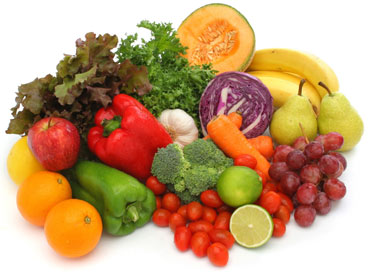
#> input picture data/fruits.jpg, 370 x 279 px
$ jupyter execute --allow-errors main.ipynb   (shell and % lines are left out)
#> lines starting #> are read from the running program, lines starting #| are printed output that depends on the picture; long printed decimals are rounded
# Kmeans

Ce notebook présente une implémentation de l'algorithme du KMeans qui peut être appliqué à des dimensions quelconques. Une version spécifique au traitement d'image sera aussi présenté.

Testé avec :
- Python 3.13.12
- numpy==2.3.4
- scipy==1.16.3
- skimage==0.25.2

[cell 1]
# Imports and fixing the seed
import numpy as np
import matplotlib.pyplot as plt
import scipy
import skimage

np.random.seed(789)

[cell 2]
print('\n'.join(f'{m.__name__}=={m.__version__}' for m in globals().values() if getattr(m, '__version__', None)))

## Chargement des données de tests

### Génération de clusters quelconques

Génération de clusters suivant une loi gaussienne aux paramètres aléatoires

[cell 3]
def generate_random_cluster(nb_cluster, nb_points_per_cluster=50, dimension=2):
    random_generated_data = np.zeros((nb_points_per_cluster * nb_cluster, dimension))
    # Create all the points following the normal law for each cluster
    for i in range(nb_cluster):
        # Create the distribution
        mu = np.random.randint(100)
        sigma = np.random.randint(5)
        distrib = np.random.normal(mu, sigma, (nb_points_per_cluster, dimension))
        # add the genarated points to
        random_generated_data[i*nb_points_per_cluster: (i+1)*nb_points_per_cluster] = distrib
    np.random.shuffle(random_generated_data) # shuffle to avoid biais when tested
    return random_generated_data

[cell 4]
random_generated_2_cluster = generate_random_cluster(2)

# Show data on graph
plt.scatter(random_generated_2_cluster[:,0], random_generated_2_cluster[:,1])
plt.show()
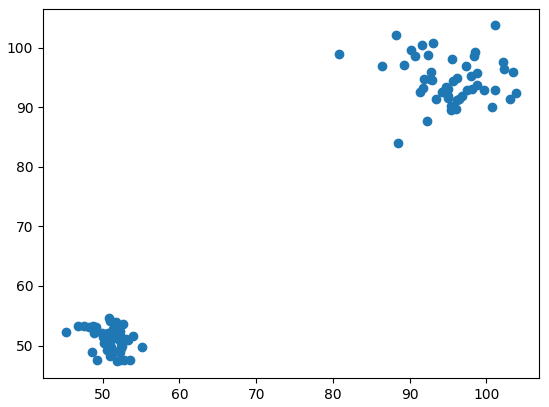
#> figure drawn by matplotlib, 1 panel

[cell 5]
random_generated_5_cluster= generate_random_cluster(5)

# Show data on graph
plt.scatter(random_generated_5_cluster[:,0], random_generated_5_cluster[:,1])
plt.show()
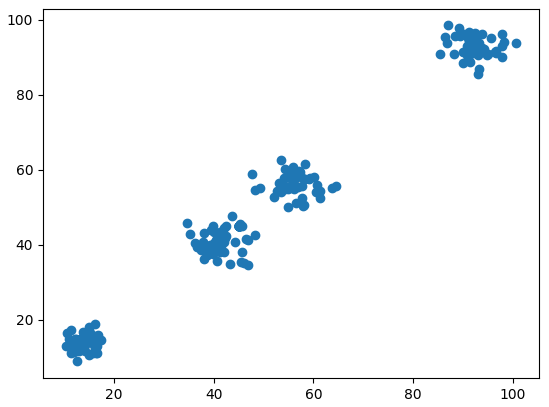
#> figure drawn by matplotlib, 1 panel

### Import des données du fichier .csv

Import du jeu de test depuis le fichier représentant 6 classes

#> (a cell that did not finish here is left out)

### Importation des données d'image

Import d'une image sous forme de tableau RVB

[cell 7]
# Generate RGB array from image
data_from_image = skimage.io.imread("data/fruits.jpg")
#> data_from_image is the input picture: shape (279, 370, 3); mean R, G, B 197.1, 161, 121.9
print(f"raw data: \n shape:{data_from_image.shape}\n data: {data_from_image}")
#> (printed output is left out)

# Reshaping the image to flatten all the lines
data_from_image_reshape = data_from_image.reshape(-1, 3)
print(f"flatten lines data: \n shape: {data_from_image_reshape.shape}\n data: {data_from_image_reshape}")
#> (printed output is left out)

# Show image on RGB figure
fig = plt.figure()
ax = fig.add_subplot(projection='3d')
ax.set_xlabel('Red')
ax.set_ylabel('Green')
ax.set_zlabel('Blue')
ax.scatter(data_from_image_reshape[:,0], data_from_image_reshape[:,1], data_from_image_reshape[:,2])
plt.show()
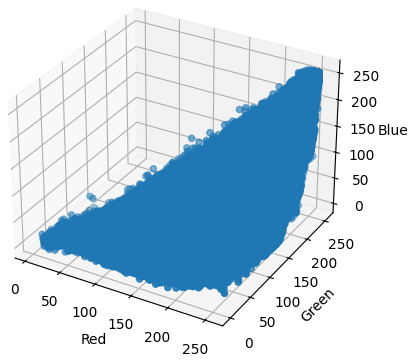
#> figure drawn by matplotlib, 1 panel

## Définition du Kmeans

### Description de l'implémentation

#### Caractéristique
- Fonctionnement sur des dimensions quelconques
- Complexité temporelle de l'entrainementen $O(n*d*k*I)$
- La complexité en espace est donc en $O(n*d*k)$

> $n$ représente le nombre de données d'entrainements, $d$ la dimension du problème, $k$ le nombre de cluster à identifier, $I$ le nombre d'itération avant convergence

#### Structure de données
Cette version de KMeans stocke :
- les données d'entrainements
- l'ensemble des centroïds
- la matrice de distance
- un tableau permettant de faire l'association au cluster

#### Principe de l'entrainement
1. Initialisation du cluster avec des centroids aléatoires
2. Boucle tant que les centroids ne sont pas stables
    1. Calculer les centroides
    2. Mettre à jour la matrice de distance
    3. Mettre à jour l'association des points à leur cluster

#### Piste d'amélioration
- Choisir le type de distance à utiliser
- Ajouter une fonction de prédiction pour tester une valeur en dehors du jeu de test
- Pouvoir laisser le choix à l'utilisateur d'utiliser une version avec une empreinte mémoire plus faible (exemple : ne pas stocker la matrice de distance)
- Généraliser les fonctions d'affichages pour choisir les dimensions à afficher dans le cas où on est sur plus de 2 dimensions
- Mise en place d'heuristique pour favoriser une meilleure initialisation des centroïds

### L'implémentation de Kmeans

[cell 8]
class Kmeans():
    def __init__(self, x_train, k):
        self.k = k
        self.x_train = x_train
        self.centroids = np.zeros((self.k, self.x_train.shape[1]))
        self.dist_matrix = np.zeros((len(self.x_train), self.k))
        self.cluster = np.zeros(len(self.x_train))

    def init_centroids(self):
        """
        Choose random centroids from the data
        """
        inds = np.random.choice(len(self.x_train), self.k)
        self.centroids[:] = self.x_train[inds]

    def dist_calc(self):
        """
        Update the distance matrix
        """
        self.dist_matrix = scipy.spatial.distance.cdist(self.x_train, self.centroids)

    def agglomerate(self):
        """
        Update the association of point with the closest cluster
        """
        # Probablement une meilleure écriture plus Python (liste en comprehension ?, version numpy plus opti ?)
        for i, e in enumerate(self.dist_matrix):
            self.cluster[i] = np.argmin(e)

    def get_point_of_cluster(self, cluster_index):
        in_matrix = (self.cluster == cluster_index)
        return self.x_train[in_matrix]

    def plot_cluster(self):
        for ci in range(self.k):
            x_cluster = self.get_point_of_cluster(ci)
            plt.scatter(x_cluster[:,0], x_cluster[:,1])
            plt.scatter(self.centroids[ci][0], self.centroids[ci][1], marker='x', linewidths=10)
        plt.show()

    def new_centroids_calc(self):
        for ci in range(self.k):
            in_matrix = self.get_point_of_cluster(ci)
            if in_matrix.size != 0:
                self.centroids[ci] = np.mean(in_matrix, axis=0)

    def get_centroid_from_cluster(self, ci):
        return self.centroids[ci]

    def init_cluster(self):
        """
        Choose random centroid and calculate the first association
        """
        self.init_centroids()
        self.dist_calc()
        self.agglomerate()

    def fit(self, debug=False, ceil=0.05, fake_init=None):
        """
        Apply the full Kmean algorithm to fit with the data.
        @debug: bool - choose if the cluster is plot after each step
        """
        if fake_init is None:
            self.init_cluster()
        else:
            # Pas très propre - sert uniquement à piper les tests pour montrer des cas d'initialisations spécifique
            self.centroids = fake_init
            self.dist_calc()
            self.agglomerate()
            if debug: self.plot_cluster()
        old_centroids = np.zeros(self.centroids.shape)
        while not(np.all(abs(old_centroids-self.centroids) < ceil)):
            old_centroids = self.centroids.copy()
            self.new_centroids_calc()
            self.dist_calc()
            self.agglomerate()
            if debug: self.plot_cluster()

Dans le cas d'ume image, on s'assure de pouvoir réutiliser la classe ci dessus. Pour ce faire, il faut avoir les données en 2 dimensions et non 3. Pour ce faire, on détruit la dimension représentant les lignes de l'image pour n'avoir qu'une seule ligne. On prendra le soit de stocker la dimension initiale de l'image pour être en capacité de la reconstruire.

Une adaptation est nécessaire pour l'affichage avec un besoin d'affichage sur les 3 dimensions de couleurs. De la même façon, une méthode de construction d'image à partir des clusters est incluse.

[cell 9]
class Kmeans_image(Kmeans):
    def __init__(self, x_train, k):
        self.img_shape = x_train.shape # Store the shape to reconstruct the image after applying the clustering
        x_train = x_train.reshape(-1, 3) # Flatten the RGB into one line only
        super().__init__(x_train, k)

    def plot_cluster(self):
        fig = plt.figure()
        ax = fig.add_subplot(projection='3d')
        ax.set_xlabel('Red')
        ax.set_ylabel('Green')
        ax.set_zlabel('Blue')
        for ci in range(self.k):
            x_cluster = self.get_point_of_cluster(ci)
            centroid = self.centroids[ci][0], self.centroids[ci][1], self.centroids[ci][2]
            # Colorier avec la couleur moyenne des clusters
            color = [np.array(centroid) / 255]
            ax.scatter(x_cluster[:,0], x_cluster[:,1], x_cluster[:,2], c=color)
            plt.scatter(*centroid, marker='x', linewidths=10, colorizer=color)
        plt.show()

    def construct_image_from_cluster(self):
        """
        Construct the image based on the color of the centroid of each cluster.
        """
        img_cluster = np.zeros((self.img_shape))
        for i in range(self.img_shape[0]):
            for j in range(self.img_shape[1]):
                ci = self.cluster[i*self.img_shape[1] + j]
                img_cluster[i,j] = self.get_centroid_from_cluster(int(ci))
        return img_cluster.astype(np.uint8)

### Tests successifs des méthodes - vocation à du débogage

#### Tests successifs des méthodes - Kmeans classique

[cell 10]
k = 3
cluster = Kmeans(random_generated_2_cluster, k)
cluster.init_centroids()
print(cluster.centroids)

[cell 11]
cluster.dist_calc()
print(cluster.dist_matrix)

[cell 12]
cluster.agglomerate()
print(cluster.cluster)

[cell 13]
cluster.plot_cluster()

[cell 14]
print(cluster.centroids)
cluster.new_centroids_calc()
print(cluster.centroids)

#### Tests successifs des méthodes - Kmeans image

[cell 15]
k = 2
cluster_image = Kmeans_image(data_from_image, k)
cluster_image.init_centroids()
print(cluster_image.centroids)
#| [[255. 253. 234.]
#|  [223. 143.   2.]]

[cell 16]
cluster_image.dist_calc()
print(cluster_image.dist_matrix)
#> (printed output is left out)

[cell 17]
cluster_image.agglomerate()
print(cluster_image.cluster)
#> (printed output is left out)

#> (a cell that did not finish here is left out)

[cell 19]
print(cluster_image.centroids)
#| [[255. 253. 234.]
#|  [223. 143.   2.]]
cluster_image.new_centroids_calc()
print(cluster_image.centroids)
#| [[250.339 247.486 241.558]
#|  [162.145 104.350  43.441]]

### Entrainements complets sur les jeux de données

#### Recherche de 2 clusters parmis 2 clusters - problème à 2 dimensions

[cell 20]
k = 2
cluster_to_fit = Kmeans(random_generated_2_cluster, k)
cluster_to_fit.fit(debug=True)

[cell 21]
k = 2
cluster_to_fit = Kmeans(random_generated_2_cluster, k)
fake_centroids = np.array([[50.7837158, 51.34272601], [ 51.1937917, 49.02415587]]) # Pick two close point from one of the distribution
cluster_to_fit.fit(debug=True, fake_init=fake_centroids)

Dans le premier cas, on remarque que l'on a une initialisation favorable à la convergence. La convergence est alors très rapide et les deux distibutions sont correctements identifiés.

Dans le second cas où l'on force une "mauvaise" initialisation (on force les deux centroïdes à être dans le même cluster). On arrive tout de même à retrouver le résultat attendu.

#### Recherche de 2 clusters parmis 5 clusters - problème à 2 dimensions

[cell 22]
k = 2
cluster_to_fit = Kmeans(random_generated_5_cluster, k)
cluster_to_fit.fit(debug=True)
#> the loop in fit (call 3), `while not(np.all(abs(old_centroids-self.centroids) < ceil)):` made 3 passes
#> pass 1, in plot_cluster (call 8), `plt.show()`:
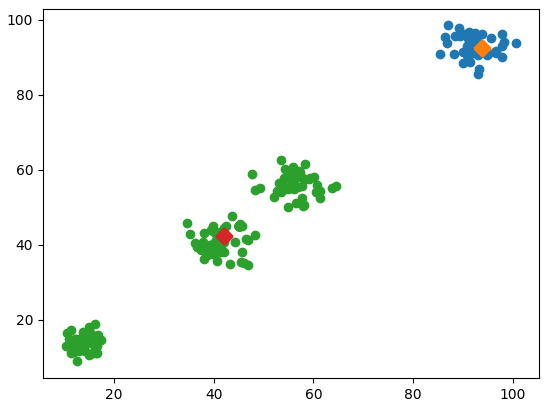
#> figure drawn by matplotlib, 1 panel

[cell 23]
k = 2
cluster_to_fit = Kmeans(random_generated_5_cluster, k)
cluster_to_fit.fit(debug=True)

Dans ce cas à 5 distributions (2 étant entremêlés), on voit que les distributions sont individuellement dans un même cluster. Ce qui est un résultat souhaitable.

Pour autant, si l'on compare les deux exécutions, on voit que l'initialisation change le regroupement des distributions.

#### Recherche des 6 clusters parmis le jeu de données imposé

[cell 24]
k = 6
#> (the rest of this cell did not finish here and is left out)

[cell 25]
k = 6
#> (the rest of this cell did not finish here and is left out)

Cette exemple nous montre bien la sensibilité de l'initialisation. A partir des mêmes données d'entrées, les clusters résultant sont différents.

On remarque aussi du fait de la proximité relative des clusters, quelques difficultés sont rencontrés pour identifier correctement les clusters.

#### Partionnement d'une image en 2

[cell 26]
k = 2
cluster_image_fit = Kmeans_image(data_from_image, k)
cluster_image_fit.fit(debug=False)

img_arr_reconstruct = cluster_image_fit.construct_image_from_cluster()
#> after the loop in construct_image_from_cluster, `for i in range(self.img_shape[0]):`:
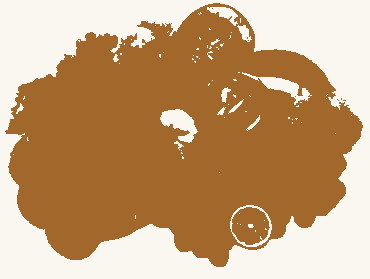
#> img_cluster: shape (279, 370, 3) float64; mean of channels 0, 1, 2 197.1, 161, 121.9; drawn as R, G, B
print(img_arr_reconstruct)
#> (printed output is left out)
plt.imshow(img_arr_reconstruct)
plt.show()
skimage.io.imsave("out/reconstructed_fruit.jpg", img_arr_reconstruct)
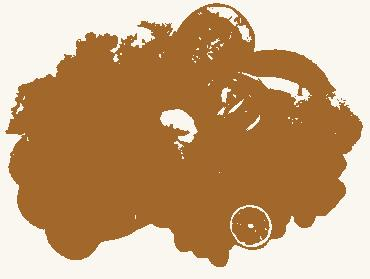
#> saved as reconstructed_fruit.jpg: shape (279, 370, 3); mean R, G, B 196.3, 160.2, 121.3

Appliqué à une image, l'algorithme de KMeans peut aider à différencier des contours. Pour autant, quelques artefacts persistent comme sur les objets ayant une couleurs trop similaires au fond comme l'ail au milieu ou le citron vert.

L'un des points notables, est la stabilité des résultats malgré une initialisation aléatoire.

[cell 27]
k = 3
cluster_3_image_fit = Kmeans_image(data_from_image, k)
cluster_3_image_fit.fit(debug=False, ceil=1)

cluster_3_image_reconstruct = cluster_3_image_fit.construct_image_from_cluster()
#> after the loop in construct_image_from_cluster (call 2), `for i in range(self.img_shape[0]):`:
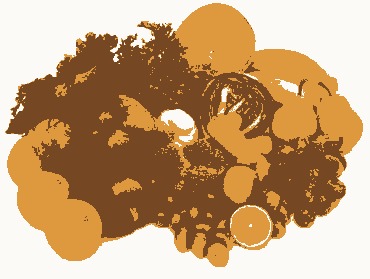
#> img_cluster: shape (279, 370, 3) float64; mean of channels 0, 1, 2 196.8, 160.8, 121.8; drawn as R, G, B
plt.imshow(cluster_3_image_reconstruct)
plt.show()

[cell 28]
k = 4
cluster_4_image_fit = Kmeans_image(data_from_image, k)
cluster_4_image_fit.fit(debug=False, ceil=2)

cluster_4_image_reconstruct = cluster_4_image_fit.construct_image_from_cluster()
#> after the loop in construct_image_from_cluster (call 3), `for i in range(self.img_shape[0]):`:
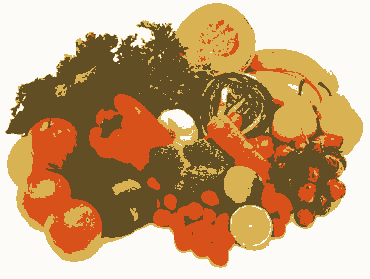
#> img_cluster: shape (279, 370, 3) float64; mean of channels 0, 1, 2 197.2, 161.5, 122.2; drawn as R, G, B
